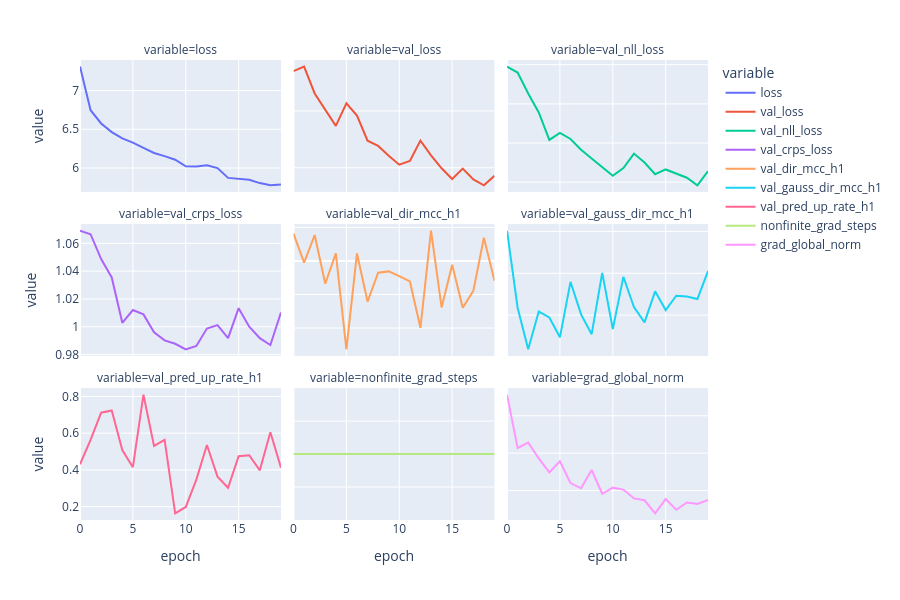

Notebook code for this chart:
### Markdown cell above
## Learning dynamics

### Code cell
cols = [c for c in ("loss", "val_loss", "val_nll_loss", "val_crps_loss", "val_dir_mcc_h1", "val_gauss_dir_mcc_h1",
                    "val_pred_up_rate_h1", "nonfinite_grad_steps", "grad_global_norm") if c in log]
px.line(log, x="epoch", y=cols, facet_col="variable", facet_col_wrap=3, height=600).update_yaxes(matches=None).show()

### Figure 1 — Plotly figure (JSON) as saved in the notebook; plotly's stock layout.template omitted (floating-point values rounded to 4 significant figures)
{"data": [{"hovertemplate": "variable=loss<br>epoch=%{x}<br>value=%{y}<extra></extra>", "legendgroup": "loss", "line": {"color": "#636efa", "dash": "solid"}, "marker": {"symbol": "circle"}, "mode": "lines", "name": "loss", "orientation": "v", "showlegend": true, "type": "scatter", "x": [0, 1, 2, 3, 4, 5, 6, 7, 8, 9, 10, 11, 12, 13, 14, 15, 16, 17, 18, 19], "xaxis": "x7", "y": [7.309, 6.746, 6.575, 6.464, 6.381, 6.328, 6.259, 6.194, 6.153, 6.107, 6.021, 6.019, 6.035, 5.998, 5.872, 5.856, 5.848, 5.805, 5.777, 5.786], "yaxis": "y7"}, {"hovertemplate": "variable=val_loss<br>epoch=%{x}<br>value=%{y}<extra></extra>", "legendgroup": "val_loss", "line": {"color": "#EF553B", "dash": "solid"}, "marker": {"symbol": "circle"}, "mode": "lines", "name": "val_loss", "orientation": "v", "showlegend": true, "type": "scatter", "x": [0, 1, 2, 3, 4, 5, 6, 7, 8, 9, 10, 11, 12, 13, 14, 15, 16, 17, 18, 19], "xaxis": "x8", "y": [5.85, 5.89, 5.654, 5.513, 5.368, 5.567, 5.459, 5.238, 5.192, 5.106, 5.027, 5.059, 5.239, 5.109, 4.995, 4.901, 4.992, 4.897, 4.846, 4.929], "yaxis": "y8"}, {"hovertemplate": "variable=val_nll_loss<br>epoch=%{x}<br>value=%{y}<extra></extra>", "legendgroup": "val_nll_loss", "line": {"color": "#00cc96", "dash": "solid"}, "marker": {"symbol": "circle"}, "mode": "lines", "name": "val_nll_loss", "orientation": "v", "showlegend": true, "type": "scatter", "x": [0, 1, 2, 3, 4, 5, 6, 7, 8, 9, 10, 11, 12, 13, 14, 15, 16, 17, 18, 19], "xaxis": "x9", "y": [3.19, 3.16, 3.053, 2.956, 2.816, 2.852, 2.821, 2.766, 2.721, 2.678, 2.633, 2.672, 2.746, 2.7, 2.64, 2.665, 2.642, 2.623, 2.584, 2.656], "yaxis": "y9"}, {"hovertemplate": "variable=val_crps_loss<br>epoch=%{x}<br>value=%{y}<extra></extra>", "legendgroup": "val_crps_loss", "line": {"color": "#ab63fa", "dash": "solid"}, "marker": {"symbol": "circle"}, "mode": "lines", "name": "val_crps_loss", "orientation": "v", "showlegend": true, "type": "scatter", "x": [0, 1, 2, 3, 4, 5, 6, 7, 8, 9, 10, 11, 12, 13, 14, 15, 16, 17, 18, 19], "xaxis": "x4", "y": [1.069, 1.067, 1.049, 1.035, 1.003, 1.012, 1.009, 0.996, 0.9902, 0.9877, 0.9838, 0.9862, 0.9987, 1.001, 0.9918, 1.013, 1.0, 0.9918, 0.9868, 1.01], "yaxis": "y4"}, {"hovertemplate": "variable=val_dir_mcc_h1<br>epoch=%{x}<br>value=%{y}<extra></extra>", "legendgroup": "val_dir_mcc_h1", "line": {"color": "#FFA15A", "dash": "solid"}, "marker": {"symbol": "circle"}, "mode": "lines", "name": "val_dir_mcc_h1", "orientation": "v", "showlegend": true, "type": "scatter", "x": [0, 1, 2, 3, 4, 5, 6, 7, 8, 9, 10, 11, 12, 13, 14, 15, 16, 17, 18, 19], "xaxis": "x5", "y": [0.04066, -0.002518, 0.03855, -0.0339, 0.0113, -0.1317, 0.01118, -0.06052, -0.01746, -0.01555, -0.02255, -0.03052, -0.09964, 0.04516, -0.06922, -0.005796, -0.06978, -0.04459, 0.03461, -0.02968], "yaxis": "y5"}, {"hovertemplate": "variable=val_gauss_dir_mcc_h1<br>epoch=%{x}<br>value=%{y}<extra></extra>", "legendgroup": "val_gauss_dir_mcc_h1", "line": {"color": "#19d3f3", "dash": "solid"}, "marker": {"symbol": "circle"}, "mode": "lines", "name": "val_gauss_dir_mcc_h1", "orientation": "v", "showlegend": true, "type": "scatter", "x": [0, 1, 2, 3, 4, 5, 6, 7, 8, 9, 10, 11, 12, 13, 14, 15, 16, 17, 18, 19], "xaxis": "x6", "y": [-0.04905, -0.1412, -0.1909, -0.1457, -0.1528, -0.1765, -0.1102, -0.1491, -0.1727, -0.09951, -0.1665, -0.1043, -0.1403, -0.1586, -0.1215, -0.144, -0.1268, -0.1277, -0.1308, -0.09734], "yaxis": "y6"}, {"hovertemplate": "variable=val_pred_up_rate_h1<br>epoch=%{x}<br>value=%{y}<extra></extra>", "legendgroup": "val_pred_up_rate_h1", "line": {"color": "#FF6692", "dash": "solid"}, "marker": {"symbol": "circle"}, "mode": "lines", "name": "val_pred_up_rate_h1", "orientation": "v", "showlegend": true, "type": "scatter", "x": [0, 1, 2, 3, 4, 5, 6, 7, 8, 9, 10, 11, 12, 13, 14, 15, 16, 17, 18, 19], "xaxis": "x", "y": [0.4304, 0.5639, 0.7115, 0.7234, 0.5079, 0.4146, 0.8094, 0.5305, 0.5633, 0.1629, 0.198, 0.3473, 0.5356, 0.3631, 0.3026, 0.4745, 0.4796, 0.3976, 0.6052, 0.4118], "yaxis": "y"}, {"hovertemplate": "variable=nonfinite_grad_steps<br>epoch=%{x}<br>value=%{y}<extra></extra>", "legendgroup": "nonfinite_grad_steps", "line": {"color": "#B6E880", "dash": "solid"}, "marker": {"symbol": "circle"}, "mode": "lines", "name": "nonfinite_grad_steps", "orientation": "v", "showlegend": true, "type": "scatter", "x": [0, 1, 2, 3, 4, 5, 6, 7, 8, 9, 10, 11, 12, 13, 14, 15, 16, 17, 18, 19], "xaxis": "x2", "y": [0.0, 0.0, 0.0, 0.0, 0.0, 0.0, 0.0, 0.0, 0.0, 0.0, 0.0, 0.0, 0.0, 0.0, 0.0, 0.0, 0.0, 0.0, 0.0, 0.0], "yaxis": "y2"}, {"hovertemplate": "variable=grad_global_norm<br>epoch=%{x}<br>value=%{y}<extra></extra>", "legendgroup": "grad_global_norm", "line": {"color": "#FF97FF", "dash": "solid"}, "marker": {"symbol": "circle"}, "mode": "lines", "name": "grad_global_norm", "orientation": "v", "showlegend": true, "type": "scatter", "x": [0, 1, 2, 3, 4, 5, 6, 7, 8, 9, 10, 11, 12, 13, 14, 15, 16, 17, 18, 19], "xaxis": "x3", "y": [13.13, 10.28, 10.57, 9.721, 8.97, 9.568, 8.399, 8.119, 9.098, 7.829, 8.154, 8.051, 7.579, 7.481, 6.777, 7.541, 6.972, 7.365, 7.284, 7.494], "yaxis": "y3"}], "layout": {"annotations": [{"font": {}, "showarrow": false, "text": "variable=val_pred_up_rate_h1", "x": 0.16, "xanchor": "center", "xref": "paper", "y": 0.2867, "yanchor": "bottom", "yref": "paper"}, {"font": {}, "showarrow": false, "text": "variable=nonfinite_grad_steps", "x": 0.5, "xanchor": "center", "xref": "paper", "y": 0.2867, "yanchor": "bottom", "yref": "paper"}, {"font": {}, "showarrow": false, "text": "variable=grad_global_norm", "x": 0.84, "xanchor": "center", "xref": "paper", "y": 0.2867, "yanchor": "bottom", "yref": "paper"}, {"font": {}, "showarrow": false, "text": "variable=val_crps_loss", "x": 0.16, "xanchor": "center", "xref": "paper", "y": 0.6433, "yanchor": "bottom", "yref": "paper"}, {"font": {}, "showarrow": false, "text": "variable=val_dir_mcc_h1", "x": 0.5, "xanchor": "center", "xref": "paper", "y": 0.6433, "yanchor": "bottom", "yref": "paper"}, {"font": {}, "showarrow": false, "text": "variable=val_gauss_dir_mcc_h1", "x": 0.84, "xanchor": "center", "xref": "paper", "y": 0.6433, "yanchor": "bottom", "yref": "paper"}, {"font": {}, "showarrow": false, "text": "variable=loss", "x": 0.16, "xanchor": "center", "xref": "paper", "y": 1.0, "yanchor": "bottom", "yref": "paper"}, {"font": {}, "showarrow": false, "text": "variable=val_loss", "x": 0.5, "xanchor": "center", "xref": "paper", "y": 1.0, "yanchor": "bottom", "yref": "paper"}, {"font": {}, "showarrow": false, "text": "variable=val_nll_loss", "x": 0.84, "xanchor": "center", "xref": "paper", "y": 1.0, "yanchor": "bottom", "yref": "paper"}], "height": 600, "legend": {"title": {"text": "variable"}, "tracegroupgap": 0}, "margin": {"t": 60}, "xaxis": {"anchor": "y", "domain": [0.0, 0.32], "title": {"text": "epoch"}}, "xaxis2": {"anchor": "y2", "domain": [0.34, 0.66], "matches": "x", "title": {"text": "epoch"}}, "xaxis3": {"anchor": "y3", "domain": [0.68, 1.0], "matches": "x", "title": {"text": "epoch"}}, "xaxis4": {"anchor": "y4", "domain": [0.0, 0.32], "matches": "x", "showticklabels": false}, "xaxis5": {"anchor": "y5", "domain": [0.34, 0.66], "matches": "x", "showticklabels": false}, "xaxis6": {"anchor": "y6", "domain": [0.68, 1.0], "matches": "x", "showticklabels": false}, "xaxis7": {"anchor": "y7", "domain": [0.0, 0.32], "matches": "x", "showticklabels": false}, "xaxis8": {"anchor": "y8", "domain": [0.34, 0.66], "matches": "x", "showticklabels": false}, "xaxis9": {"anchor": "y9", "domain": [0.68, 1.0], "matches": "x", "showticklabels": false}, "yaxis": {"anchor": "x", "domain": [0.0, 0.2867], "title": {"text": "value"}}, "yaxis2": {"anchor": "x2", "domain": [0.0, 0.2867], "showticklabels": false}, "yaxis3": {"anchor": "x3", "domain": [0.0, 0.2867], "showticklabels": false}, "yaxis4": {"anchor": "x4", "domain": [0.3567, 0.6433], "title": {"text": "value"}}, "yaxis5": {"anchor": "x5", "domain": [0.3567, 0.6433], "showticklabels": false}, "yaxis6": {"anchor": "x6", "domain": [0.3567, 0.6433], "showticklabels": false}, "yaxis7": {"anchor": "x7", "domain": [0.7133, 1.0], "title": {"text": "value"}}, "yaxis8": {"anchor": "x8", "domain": [0.7133, 1.0], "showticklabels": false}, "yaxis9": {"anchor": "x9", "domain": [0.7133, 1.0], "showticklabels": false}}}
